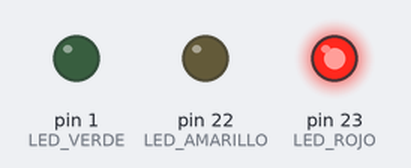
This sketch was run on a simulated Arduino Mega 2560, built with avr-gcc and run on an emulated ATmega2560. Shown: output pins drawn as LEDs (lit = HIGH).

Above: at 1.0 s.
At 2.2 s:
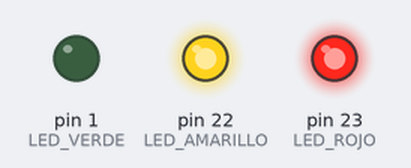
At 3.5 s:
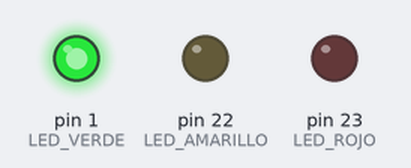
At 4.7 s:
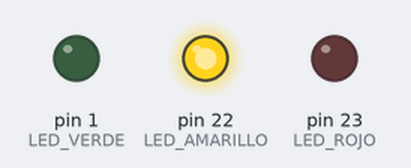
Timing chart, 0 to 6.5 s (numbered marks = the images above):
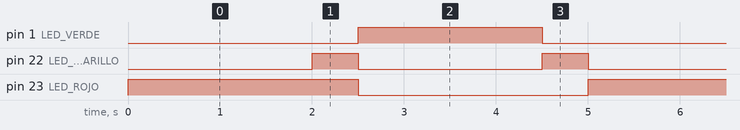

The sketch:

semaforo.ino
```cpp
#define LED_ROJO 23
#define LED_AMARILLO 22
#define LED_VERDE 1

void setup() {
  pinMode(LED_ROJO, OUTPUT);
  pinMode(LED_AMARILLO, OUTPUT);
  pinMode(LED_VERDE, OUTPUT);
}

void loop() {
  digitalWrite(LED_ROJO, HIGH);
  digitalWrite(LED_VERDE, LOW);
  digitalWrite(LED_AMARILLO, LOW);
  delay(2000);

  digitalWrite(LED_AMARILLO, HIGH);
  delay(500);

  digitalWrite(LED_ROJO, LOW);
  digitalWrite(LED_AMARILLO, LOW);
  digitalWrite(LED_VERDE, HIGH);
  delay(2000);

  digitalWrite(LED_VERDE, LOW);
  digitalWrite(LED_AMARILLO, HIGH);
  delay(500);

}
```

Measured:
- by itself, pin 1 (LED_VERDE): alternates HIGH for 2.0 s and LOW for 3.0 s
- by itself, pin 22 (LED_AMARILLO): alternates HIGH for 0.50 s and LOW for 2.0 s
- by itself, pin 23 (LED_ROJO): alternates HIGH for 2.5 s and LOW for 2.5 s
